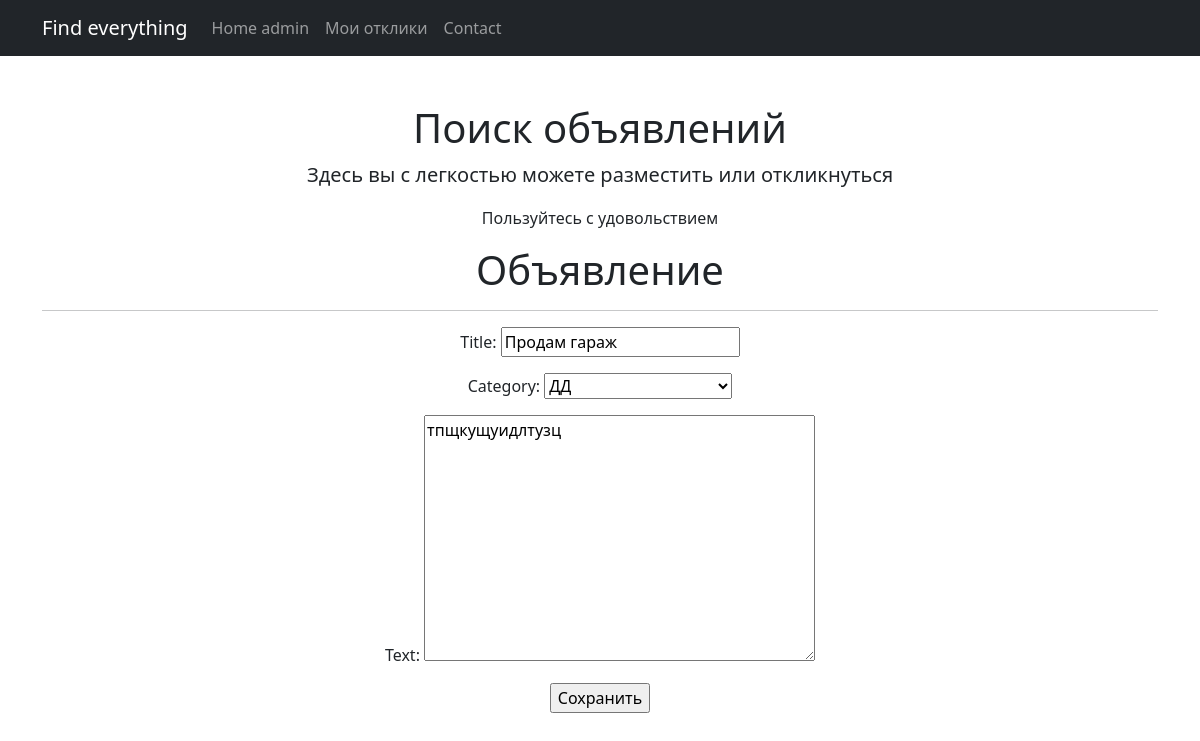
Page /adverts/5/update/ (signed in) on the committed database.
### advert/models.py (models this page shows, shortened)
class Advert(models.Model):
    author = models.ForeignKey(User, on_delete=models.CASCADE)
    category = models.CharField(max_length=12, choices=CATEGORY_CHOICES, default='dd')
    title = models.CharField(max_length=50)
    text = models.TextField()
    createDate = models.DateTimeField(auto_now_add=True)

### advert/views.py (the view)
# urls.py: path('<int:pk>/update/', views.AdvertUpdate.as_view(), name='ad_update'),  #по этой ссылке работает редактирование объявления
class AdvertUpdate(LoginRequiredMixin, UpdateView):
    raise_exception = True
    form_class = AdvertForm
    model = Advert
    template_name = 'ad_create.html'

### advert/forms.py
class AdvertForm(forms.ModelForm):
    class Meta:
        model = Advert
        fields = [
            'title',
            'category',
            'text',
        ]

### templates/ad_create.html (shortened to what this page needs)
{% extends 'flatpages/default.html' %}
{% block content %}
<h1>Объявление</h1>
<hr>
<form action="" method="post">
    {{ form.as_p }}
    <input type="submit" value="Сохранить" />
</form>
{% endblock content %}

### templates/flatpages/default.html (shortened to what this page needs)
<!DOCTYPE html>
<html lang="en">
{% load static %}
    <head>
        <link href="{% static 'css/styles.css' %}" rel="stylesheet" />
    </head>
    <body>
       <nav class="navbar navbar-expand-lg navbar-dark bg-dark static-top">
   <div class="container">
       <a class="navbar-brand" href="#">Find everything</a>
       <div class="collapse navbar-collapse" id="navbarResponsive">
           <ul class="navbar-nav ml-auto">
               <li class="nav-item active">
                   <a class="nav-link" href="/adverts">Home
                       <span class="sr-only">{{user.username}}</span>
                   </a>
               </li>
               <li class="nav-item">
                   <a class="nav-link" href="/adverts/response/">Мои отклики</a>
               </li>
               <li class="nav-item">
                   <a class="nav-link" href="/adverts/contacts/">Contact</a>
               </li>
           </ul>
       </div>
   </div>
</nav>
        <div class="container">
            <div class="text-center mt-5">
                <h1>Поиск объявлений</h1>
                <p class="lead">Здесь вы с легкостью можете разместить или откликнуться</p>
                <p>Пользуйтесь с удовольствием</p>
            </div>
            <div class="row">
                 <div class="col-lg-12 text-center">
                    {% block content %}{% endblock content %}
            </div>
   </div>
        </div>
    </body>
</html>

### rows in the picture
Advert: title "Продам гараж", category "ДД", text "тпщкущуидлтузц"

### other values in the picture
{{ user.username }} "admin"
